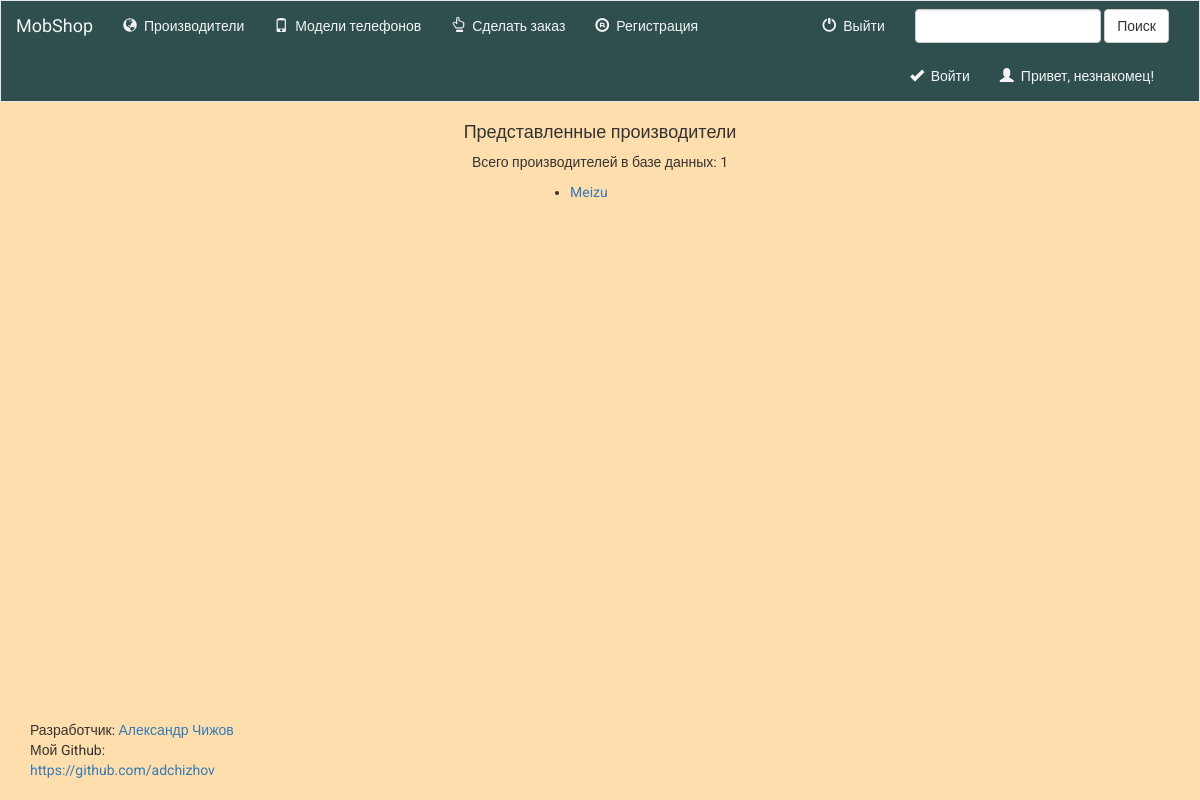
Page /eshop/manufacturers/ on the earlier database version.
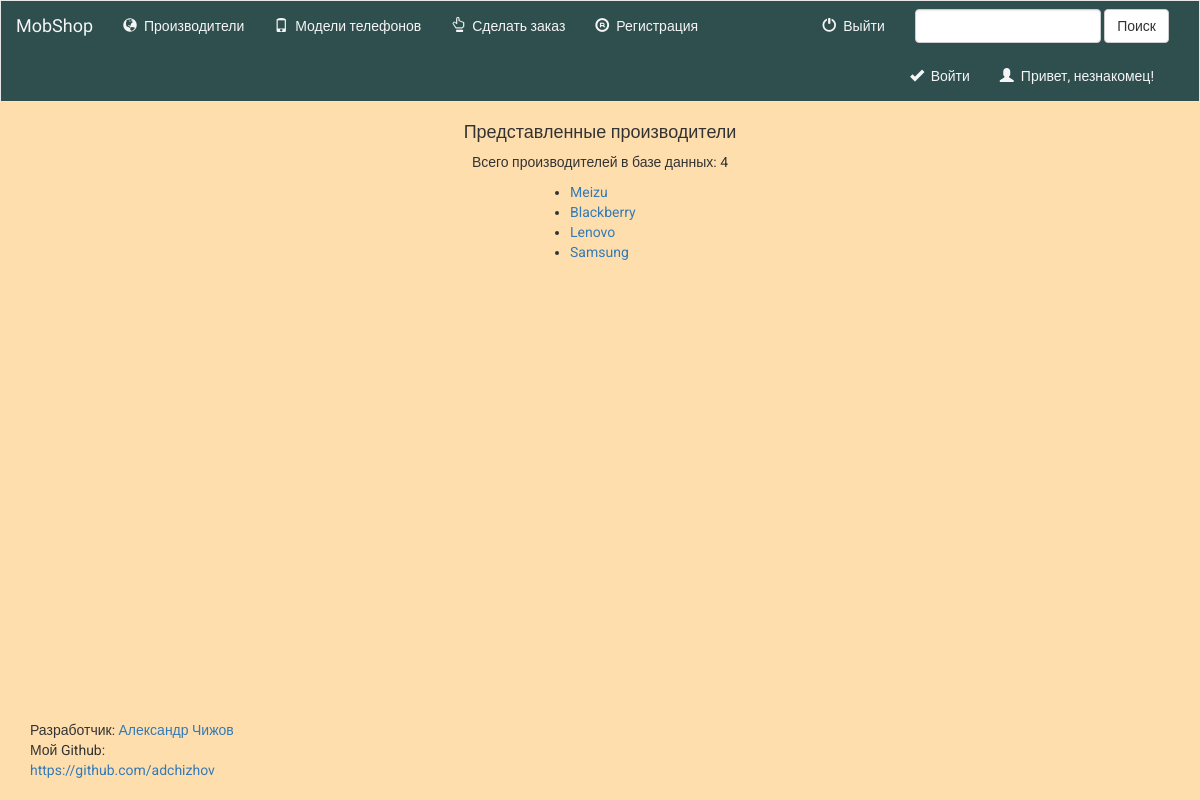
Same page on the later database version.
### eshop/models.py (models this page shows, shortened)
@python_2_unicode_compatible
class Manufacturer(models.Model):
    manufacturer_name = models.CharField(max_length=50, unique=True, blank=True, help_text='Пример: Meizu')
    manufacturer_info = models.CharField(max_length=3000)
    class Meta:
        verbose_name = 'Производитель'
        verbose_name_plural = 'Производители'

### eshop/views.py (the view)
class ManufacturersView(generic.ListView):
    template_name = 'eshop/manufacturers.html'
    context_object_name = 'all_manufacturers'
    def get_context_data(self, **kwargs):
        context = super(ManufacturersView, self).get_context_data(**kwargs)
        context['count_manufacturers'] = Manufacturer.objects.count()
        return context
    def get_queryset(self):
        return Manufacturer.objects.all()

### eshop/templates/eshop/manufacturers.html (shortened to what this page needs)
{% extends 'eshop/_base.html' %}
{% load static %}
{% block content %}
    <h4 align="center">Представленные производители</h4>
    <p align="center">Всего производителей в базе данных: {{ count_manufacturers }}</p>
    <div class="center">
        {% if all_manufacturers %}
            <ul>
                {% for manu in all_manufacturers %}
                    <li><a href="{% url 'eshop:manufacturer_detail' manu.id %}">{{ manu.manufacturer_name }}</a></li>
                {% endfor %}
            </ul>
        {% else %}
            <strong>Производители отсутствуют!</strong>
        {% endif %}
    </div>
{% endblock %}

### eshop/templates/eshop/_base.html (shortened to what this page needs)
<!DOCTYPE html>
<html lang="ru">
<head>
    {% load static %}
    <link href="https://maxcdn.bootstrapcdn.com/bootstrap/3.3.7/css/bootstrap.min.css" rel="stylesheet">
    <link rel="stylesheet" type="text/css" href="{% static 'eshop/style.css' %}"/>
</head>
<body>
<nav class="navbar navbar-default">
    <div class="container-fluid">
        <div class="navbar-header">
            <a class="navbar-brand" href="{% url 'eshop:index' %}">MobShop</a>
        </div>
        <div class="collapse navbar-collapse" id="topNavBar">
            <ul class="nav navbar-nav">
                <li><a href="{% url 'eshop:manufacturers' %}"><span class="glyphicon glyphicon-globe" aria-hidden="true"></span>&nbsp; Производители</a></li>
                <li><a href="{% url 'eshop:phonemodels' %}"><span class="glyphicon glyphicon-phone" aria-hidden="true"></span>&nbsp; Модели телефонов</a></li>
            </ul>
            <ul class="nav navbar-nav navbar-middle">
                <li><a href="{% url 'eshop:make_order' %}"><span class="glyphicon glyphicon-hand-up" aria-hidden="true"></span>&nbsp; Сделать заказ</a></li>
            </ul>
            <ul class="nav navbar-nav navbar-middle">
                <li><a href="{% url 'eshop:register' %}"><span class="glyphicon glyphicon-registration-mark" aria-hidden="true"></span>&nbsp; Регистрация</a></li>
            </ul>
            <form class="navbar-form navbar-right" role="search" method="get" action="#">
                <div class="form-group">
                    <input type="text" class="form-control" name="q" value="">
                </div>
                <button type="submit" class="btn btn-default">Поиск</button>
            </form>
            <ul class="nav navbar-nav navbar-right">
                <li><a href="{% url 'eshop:logout' %}"><span class="glyphicon glyphicon-off" aria-hidden="true"></span>&nbsp; Выйти</a></li>
            </ul>
            <ul class="nav navbar-nav navbar-right">
                <li style="color: whitesmoke">
                    <p class="navbar-text" style="color: whitesmoke">
                        <span class="glyphicon glyphicon-user" aria-hidden="true"></span>&nbsp;
                        {% if user.is_authenticated %}
                            Привет, {{ user.get_username }}!
                        {% else %}
                            Привет, незнакомец!
                        {% endif %}
                    </p>
                </li>
            </ul>
            <ul class="nav navbar-nav navbar-right">
                <li><a href="{% url 'eshop:login' %}"><span class="glyphicon glyphicon-ok" aria-hidden="true"></span>&nbsp; Войти</a></li>
            </ul>
        </div>
    </div>
</nav>
{% block content %}
{% endblock %}
<footer>
    <div class="navbar-fixed-bottom row-fluid">
        <div class="navbar-inner">
            <div class="container">
                <address>
                    Разработчик: <a href="mailto:adchizhov@outlook.com">Александр Чижов</a><br>
                    Мой Github:<br>
                    <a href="https://github.com/adchizhov">https://github.com/adchizhov</a><br>
                </address>
            </div>
        </div>
    </div>
</footer>
</body>
</html>

### eshop/static/eshop/style.css (style rules this page uses)
html { background-color: navajowhite; -webkit-background-size: cover; -moz-background-size: cover; -o-background-size: cover; background-size: cover; }
body { background-color: navajowhite; font-family: 'Roboto', sans-serif; }
.center { width:140px; margin:0 auto; text-align:left; }
.navbar { border-radius: 0; }
.navbar-default .navbar-brand { font-family: 'Lobster', cursive; color: whitesmoke; }
.navbar-default { background-color: darkslategrey; }
ul.nav li a, ul.nav li a:visited { color: whitesmoke !important; }

Differences in the rows shown:
added Manufacturer: manufacturer_name "Blackberry"
added Manufacturer: manufacturer_name "Lenovo"
added Manufacturer: manufacturer_name "Samsung"
Other differences:
{{ count_manufacturers }}: "1" → "4"
